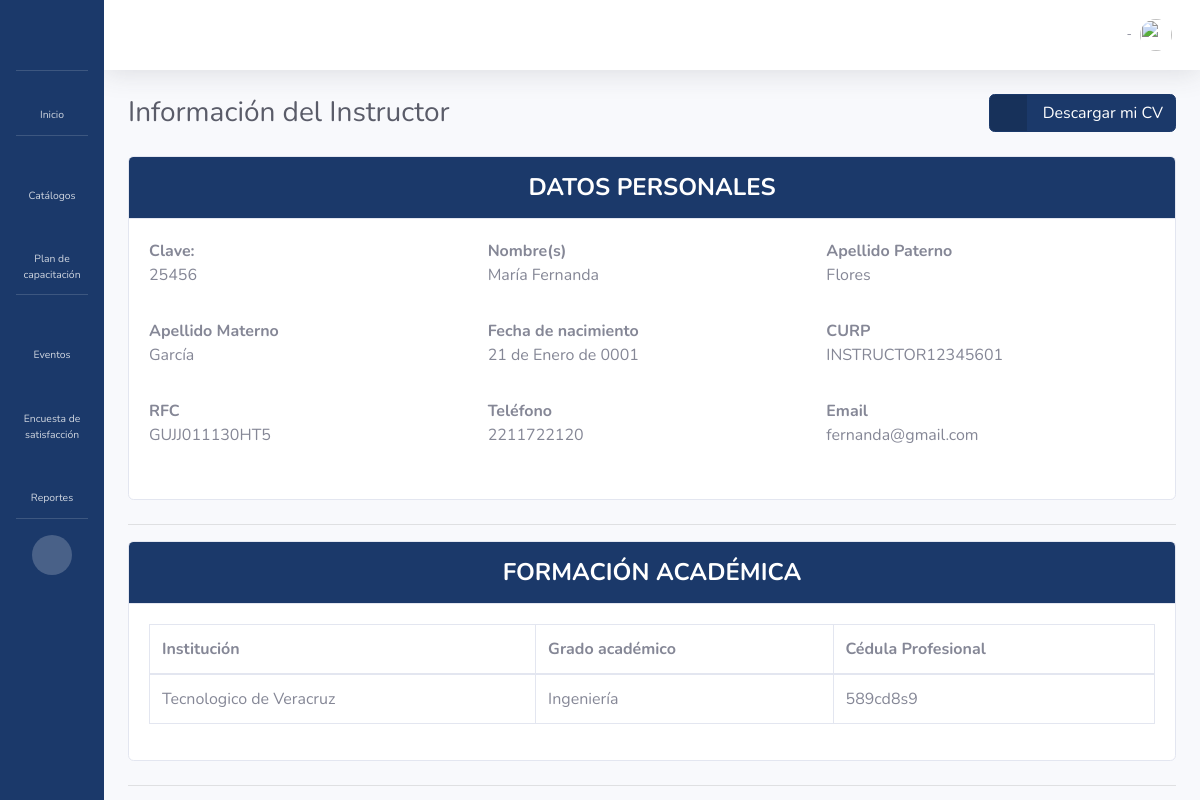
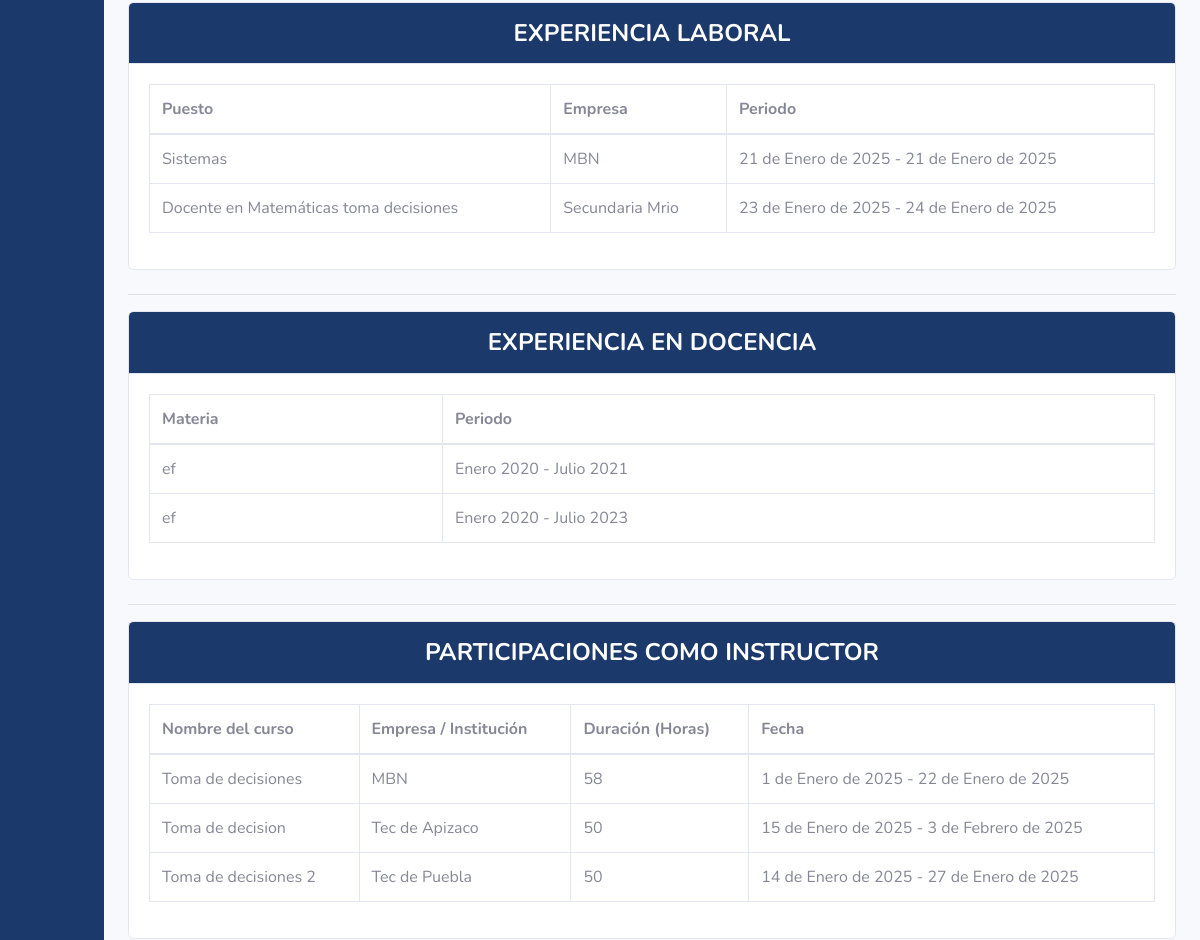
The app's page /catalogos/instructorver/1/ (signed in, upper part), older data (2 pictures, top to bottom).
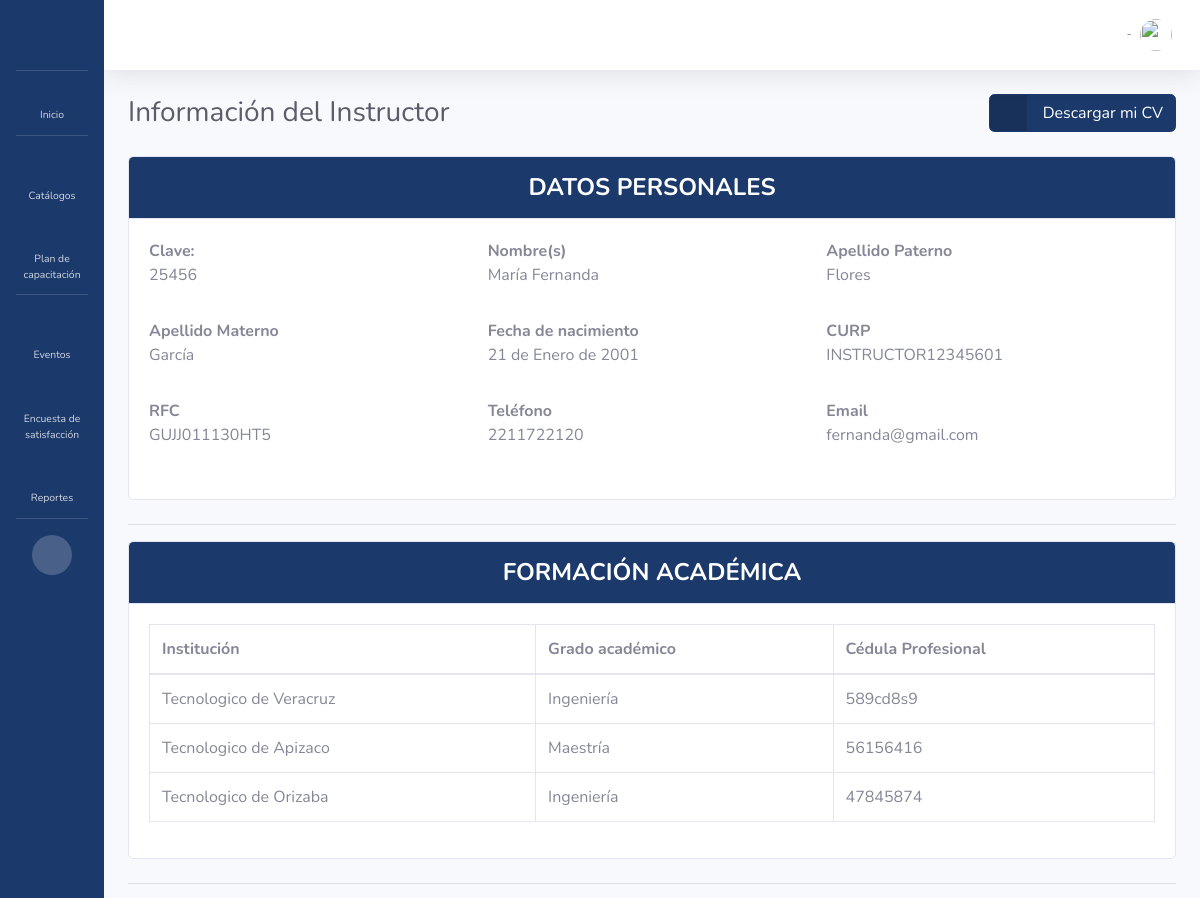
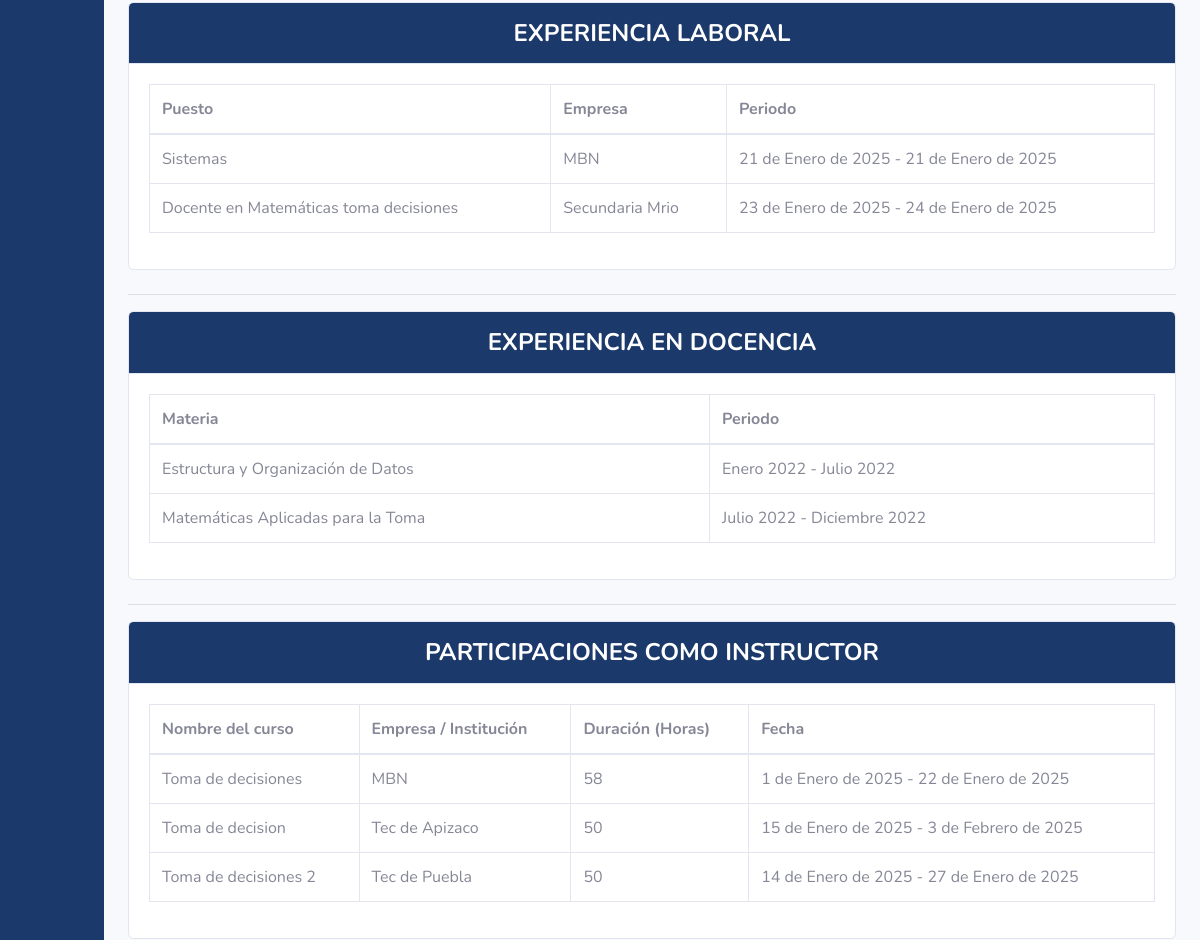
The same page, newer data (2 pictures, top to bottom).
### catalogos/models.py (models this page shows, shortened)
class Instructor(models.Model):
    user = models.OneToOneField(CustomUser, on_delete=models.CASCADE)
    clave = models.CharField(max_length=10)
    fechaNac=models.DateField(null=True, blank=True)
    RFC = models.CharField(max_length=13, null=True)
    telefono=models.CharField(max_length=10, null=True)
    class Meta:
        verbose_name_plural = 'Instructores'

class FormacionAcademica(models.Model):
    instructor = models.ForeignKey(Instructor, on_delete=models.CASCADE, related_name='formaciones_academicas')
    institucion = models.CharField(max_length=40)
    grado = models.ForeignKey('GradoAcademico', on_delete=models.SET_NULL, null=True, blank=True, verbose_name="Grado Académico")
    cedulaProf = models.CharField(max_length=8, null=True)

class GradoAcademico(models.Model):
    grado = models.CharField(max_length=40)
    def __str__(self):
        return self.grado
    class Meta:
        verbose_name_plural = 'Grado académico'

class ExperienciaLaboral(models.Model):
    instructor = models.ForeignKey(Instructor, on_delete=models.CASCADE, related_name='experiencias_laborales')
    puesto = models.CharField(max_length=40)
    empresa = models.CharField(max_length=60)
    fecha_inicio = models.DateField(null=True, blank=True)
    fecha_fin = models.DateField(null=True, blank=True)

class ExperienciaDocente(models.Model):
    instructor = models.ForeignKey(Instructor, on_delete=models.CASCADE, related_name='experiencias_docentes')
    materia = models.CharField(max_length=40)
    periodo = models.CharField(max_length=40)

class ParticipacionInstructor(models.Model):
    instructor = models.ForeignKey(Instructor, on_delete=models.CASCADE, related_name='participaciones_instructor')
    curso = models.CharField(max_length=40)
    nombreEmpresa = models.CharField(max_length=40)
    duracionHoras = models.IntegerField()
    periodoInicio = models.DateField(null=True, blank=True)
    periodoFin = models.DateField(null=True, blank=True)

### usuarios/models.py (models this page shows, shortened)
class CustomUser(AbstractUser):
    last_name_paterno = models.CharField(max_length=50, verbose_name="Apellido paterno")
    last_name_materno = models.CharField(max_length=50, verbose_name="Apellido materno")
    curp = models.CharField(max_length=18, unique=True, verbose_name="CURP")
    rol = models.CharField(
        max_length=50,
        choices=[
            ('Docente', 'Docente'),
            ('Instructor', 'Instructor'),
            ('Jefe de Capacitación', 'Jefe de Capacitación'),
            ('Jefe Académico', 'Jefe Académico'),
            ('Subdirección', 'Subdirección')
        ],
        verbose_name="Rol"
    )
    email = models.EmailField(unique=True, verbose_name="Correo electrónico")
    USERNAME_FIELD = 'curp'  #Agregado: Define al CURP como el identificador inicial para permitir el Login con CURP
    objects = CustomUserManager()  # Asigna el nuevo UserManager

### catalogos/views.py (the view)
# urls.py: path('instructorver/<int:instructor_id>/', views.instructorver, name='instructorver'),
@login_required(login_url='signin')
@permission_required('catalogos.view_instructor', raise_exception=True)
def instructorver(request, instructor_id=None):
    if request.user.rol == 'Instructor':
        instructor = get_object_or_404(Instructor, user=request.user)
    elif request.user.rol == 'Instructor' and instructor.id != instructor_id:
        return HttpResponseForbidden("No tienes permiso para ver este registro.")
    else:
        if instructor_id is None:
            return HttpResponseForbidden("No se especificó un instructor para editar.")
        instructor = get_object_or_404(Instructor, id=instructor_id)
    formaciones = instructor.formaciones_academicas.all()  # Formación académica
    experiencias_laborales = instructor.experiencias_laborales.all()  # Experiencia laboral
    experiencias_docentes = instructor.experiencias_docentes.all()  # Experiencia docente
    participaciones = instructor.participaciones_instructor.all()  # Participaciones como instructor
    return render(request, 'instructorver.html', {
        'instructor': instructor,
        'formaciones': formaciones,
        'experiencias_laborales': experiencias_laborales,
        'experiencias_docentes': experiencias_docentes,
        'participaciones': participaciones,
    })

### catalogos/templates/instructorver.html (shortened to what this page needs)
{% extends 'base.html' %}
{% load static %}
{% block content %}
<div class="d-sm-flex align-items-center justify-content-between mb-4">
    <h1 class="h3 mb-0 text-gray-800">Información del Instructor</h1>
    <form action="{% url 'generar_cv_pdf' instructor_id=instructor.id %}" method="get">
        <button type="submit" class="d-sm-inline-block btn btn-primary btn-icon-split">
            <span class="icon text-white-50">
                <i class="fas fa-download"></i>
            </span>
            <span class="text">Descargar mi CV</span>
        </button>
    </form>
</div>
<div id="datos-personales" class="section">
    <div class="card mb-4">
        <div class="card-header py-3 text-center bg-primary">
            <h4 class="m-0 font-weight-bold text-white">DATOS PERSONALES</h4>
        </div>
        <div class="card-body">
            <div class="form-row">
                <div class="form-group col-md-4 align-items-center">
                    <p><strong style="display: block;">Clave:</strong> {{ instructor.clave }}</p>
                </div>
                <div class="form-group col-md-4 align-items-center">
                    <p><strong style="display: block;">Nombre(s)</strong> {{ instructor.user.first_name }}</p>
                </div>
                <div class="form-group col-md-4 align-items-center">
                    <p><strong style="display: block;">Apellido Paterno</strong> {{ instructor.user.last_name_paterno }}</p>
                </div>
            </div>
            <div class="form-row">
                <div class="form-group col-md-4 align-items-center">
                    <p><strong style="display: block;">Apellido Materno</strong> {{ instructor.user.last_name_materno }}</p>
                </div>
                <div class="form-group col-md-4 align-items-center">
                    <p><strong style="display: block;">Fecha de nacimiento</strong>{{ instructor.fechaNac}}</p>
                </div>
                <div class="form-group col-md-4 align-items-center">
                    <p><strong style="display: block;">CURP</strong>{{ instructor.user.curp}}</p>
                </div>
            </div>
            <div class="form-row">
                <div class="form-group col-md-4 align-items-center">
                    <p><strong style="display: block;">RFC</strong>{{ instructor.RFC}}</p>
                </div>
                <div class="form-group col-md-4 align-items-center">
                    <p><strong style="display: block;">Teléfono</strong>{{ instructor.telefono}}</p>
                </div>
                <div class="form-group col-md-4 align-items-center">
                    <p><strong style="display: block;">Email</strong>{{ instructor.user.email}}</p>
                </div>
            </div>
        </div>
    </div>
</div>
<hr>
<div id="formacion-academica" class="section">
    <div class="card mb-4">
        <div class="card-header py-3 text-center bg-primary">
            <h4 class="m-0 font-weight-bold text-white">FORMACIÓN ACADÉMICA</h4>
        </div>
        <div class="card-body">
            <div class="table-responsive">
                <table class="table table-bordered" id="dataTable" width="100%" cellspacing="0">
                    <thead>
                        <tr>
                            <th>Institución</th>
                            <th>Grado académico</th>
                            <th>Cédula Profesional</th>
                        </tr>
                    </thead>
                    <tbody>
                        {% for formacion in formaciones %}
                        <tr id="formacion-{{ formacion.id }}">
                            <td>{{ formacion.institucion }}</td>
                            <td>{{ formacion.grado }}</td>
                            <td>{{ formacion.cedulaProf }}</td>
                        </tr>
                        {% empty %}
                        <tr>
                            <td colspan="4">No hay registros de formación académica.</td>
                        </tr>
                        {% endfor %}
                    </tbody>
                </table>
            </div>
        </div>
    </div>
</div>
<hr>
<div id="experiencia-laboral" class="section">
    <div class="card mb-4">
        <div class="card-header py-3 text-center bg-primary">
            <h4 class="m-0 font-weight-bold text-white">EXPERIENCIA LABORAL</h4>
        </div>
        <div class="card-body">
            <div class="table-responsive">
                <table class="table table-bordered" id="dataTable" width="100%" cellspacing="0">
                    <thead>
                        <tr>
                            <th>Puesto</th>
                            <th>Empresa</th>
                            <th>Periodo</th>
                        </tr>
                    </thead>
                    <tbody>
                        {% for experiencia in experiencias_laborales %}
                        <tr id="experiencia-{{ experiencia.id }}">
                            <td>{{ experiencia.puesto }}</td>
                            <td>{{ experiencia.empresa }}</td>
                            <td>{{ experiencia.fecha_inicio }} - {{ experiencia.fecha_fin }}</td>
                        </tr>
                        {% empty %}
                        <tr>
                            <td colspan="4">No hay registros de experiencias laborales.</td>
                        </tr>
                        {% endfor %}
                    </tbody>
                </table>
            </div>
        </div>
    </div>
</div>
<hr>
<div id="experiencia-docente" class="section">
    <div class="card mb-4">
        <div class="card-header py-3 text-center bg-primary">
            <h4 class="m-0 font-weight-bold text-white">EXPERIENCIA EN DOCENCIA</h4>
        </div>
        <div class="card-body">
            <div class="table-responsive">
                <table class="table table-bordered" id="dataTable" width="100%" cellspacing="0">
                    <thead>
                        <tr>
                            <th>Materia</th>
                            <th>Periodo</th>
                        </tr>
                    </thead>
                    <tbody>
                        {% for experiencia_docente in experiencias_docentes %}
                        <tr id="experiencia-{{ experiencia.id }}">
                            <td>{{ experiencia_docente.materia }}</td>
                            <td>{{ experiencia_docente.periodo }}</td>
                        </tr>
                        {% empty %}
                        <tr>
                            <td colspan="3">No hay registros de formación académica.</td>
                        </tr>
                        {% endfor %}
                    </tbody>
                </table>
            </div>
        </div>
    </div>
</div>
<hr>
<div id="participacion-instructor" class="section">
    <div class="card mb-4">
        <div class="card-header py-3 text-center bg-primary">
            <h4 class="m-0 font-weight-bold text-white">PARTICIPACIONES COMO INSTRUCTOR</h4>
        </div>
        <div class="card-body">
            <div class="table-responsive">
                <table class="table table-bordered" id="dataTable" width="100%" cellspacing="0">
                    <thead>
                        <tr>
                            <th>Nombre del curso</th>
                            <th>Empresa / Institución</th>
                            <th>Duración (Horas)</th>
                            <th>Fecha</th>
                        </tr>
                    </thead>
                    <tbody>
                        {% for participacion in participaciones %}
                        <tr id="participacion-{{ participacion.id }}">
                            <td>{{ participacion.curso }}</td>
                            <td>{{ participacion.nombreEmpresa }}</td>
                            <td>{{ participacion.duracionHoras }}</td>
                            <td>{{ participacion.periodoInicio }} - {{ participacion.periodoFin }}</td>
                        </tr>
                        {% empty %}
                        <tr>
                            <td colspan="5">No hay registros de formación académica.</td>
                        </tr>
                        {% endfor %}
                    </tbody>
                </table>
            </div>
        </div>
    </div>
</div>
{% endblock %}

Row changes from the older to the newer data that the page shows:
removed ExperienciaDocente: materia "ef", periodo "Enero 2020 - Julio 2021"
removed ExperienciaDocente: materia "ef", periodo "Enero 2020 - Julio 2023"
changed Instructor "GUJJ011130HT5": fechaNac "21 de Enero de 0001" → "21 de Enero de 2001"
added FormacionAcademica: institucion "Tecnologico de Apizaco", grado "Maestría", cedulaProf "56156416"
added FormacionAcademica: institucion "Tecnologico de Orizaba", grado "Ingeniería", cedulaProf "47845874"
added ExperienciaDocente: materia "Estructura y Organización de Datos", periodo "Enero 2022 - Julio 2022"
added ExperienciaDocente: materia "Matemáticas Aplicadas para la Toma", periodo "Julio 2022 - Diciembre 2022"
